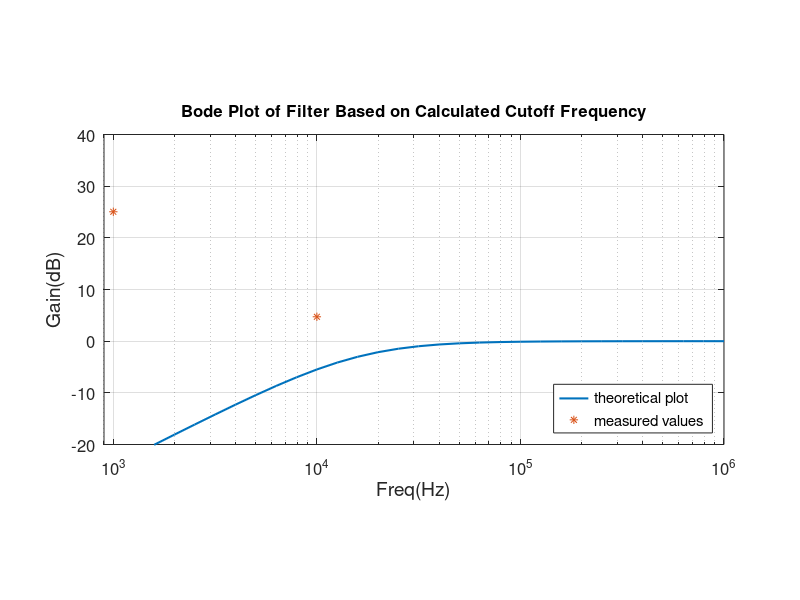

MATLAB code to generate this figure:
%Bode Plot of Filter Based on Calculated Cutoff Frequency

%Setup
close all;
clear;
clc;

%plot
f = 10.^(2:0.1:6); %frequency vector
fc= 15900; %cutoff frequency
resp = 20*log10(((f/fc)./(sqrt(1+(f/fc).^2))));
f1 = [1000 10000];
vin = [0.21875 2.381];
vout = [3.91 4.1];
gain_real = 20*log10(vout./vin);
figure;
semilogx(f,resp,'linewidth',1.5);
hold on;
semilogx(f1,gain_real, '*');

%Plot setup
set(gca, 'fontsize', 12);
xlabel('Freq(Hz)', 'fontsize', 14);
ylabel('Gain(dB)', 'fontsize', 14);
title('Bode Plot of Filter Based on Calculated Cutoff Frequency', 'fontsize', 12);
grid on;
pbaspect([2 1 1]);
ylim([-20 40]);
xlim([900 1000000]);

%legend
legend({'theoretical plot','measured values'},'Location','southeast');